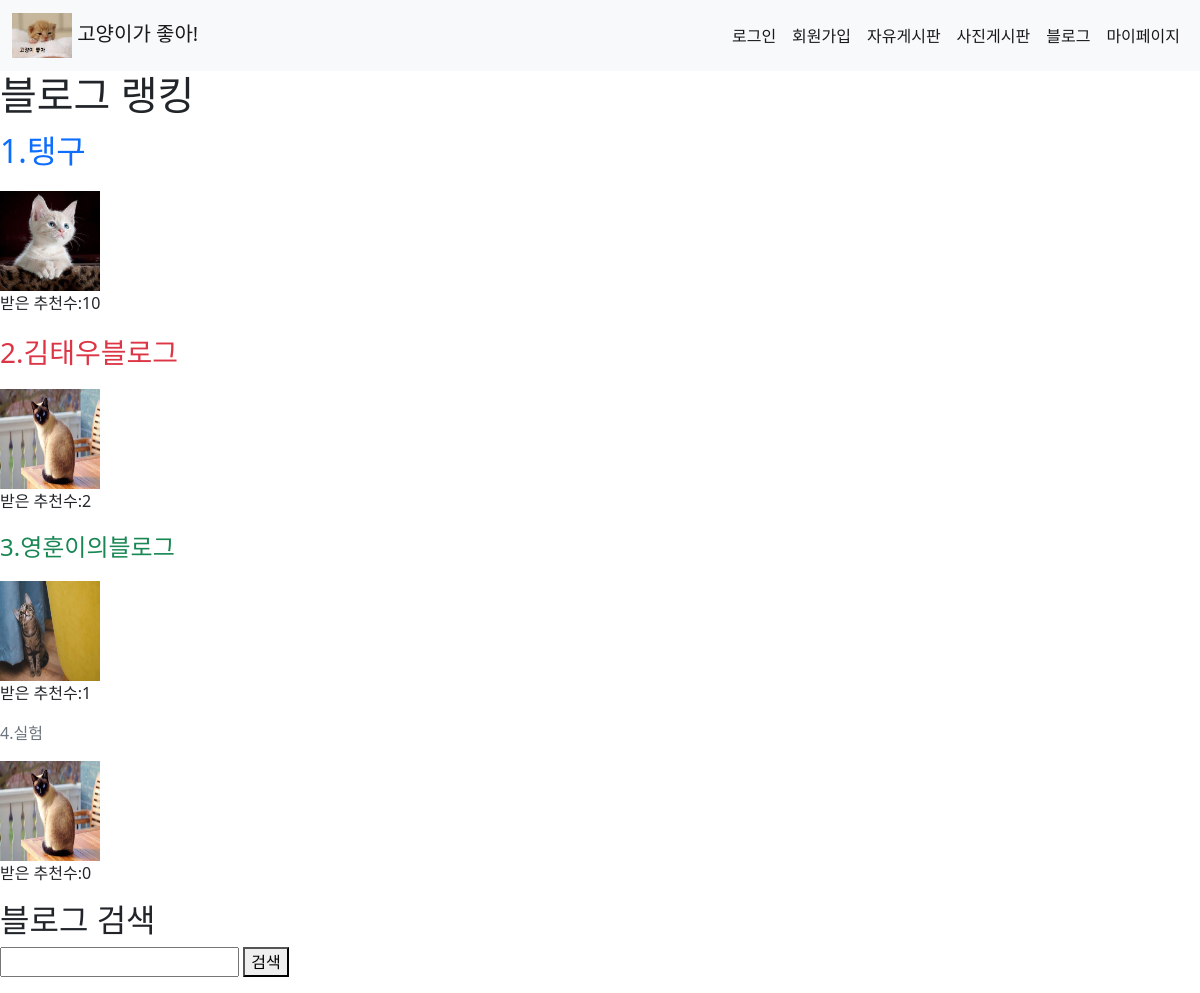
Screenshot of /blog/ with the database file from the repository.
### accounts/models.py (models this page shows)
class MyUser(AbstractUser):
    avatar = models.ImageField(blank=True)
    age = models.IntegerField(blank=True, null=True)
    univ = models.CharField(max_length=15, blank=True)
    job = models.CharField(max_length=20, blank=True)
    blog = models.OneToOneField(MyBlog, on_delete=models.CASCADE, null=True)
    job_group_choices = (('경영,사무,금융,보험직', '경영,사무,금융,보험직')
                         , ('연구,공학,기술직', '연구,공학,기술직')
                         , ('교육,법률,사회복지,경찰,소방직 및 군인', '교육,법률,사회복지,경찰,소방직 및 군인')
                         , ('보건,의료직', '보건,의료직')
                         , ('예술,디자인,방송,스포츠직', '예술,디자인,방송,스포츠직')
                         , ('미용,경비,청소직', '미용,경비,청소직')
                         , ('영업등', '영업,판매,운전,운송직')
                         , ('영업,판매,운전,운송직', '건설,채굴직')
                         , ('설치,정비,생산직', '설치,정비,생산직')
                         , ('농립어업직', '농립어업직')
                         , ('기타', '기타'))
    job_group = models.CharField(max_length=30, default="기타", choices=job_group_choices)
    gender_choices = (('남성', '님성'), ('여성', '여성'))
    gender = models.CharField(max_length=7, choices=gender_choices)

### myblog/models.py (models this page shows, shortened)
class MyBlog(models.Model):
    recommend = models.IntegerField(default=0)
    blog_name = models.CharField(max_length=20,default="익명의 블로그")
    blog_intro= models.TextField(default="블로그 설명을 작성해주세요")

### myblog/views.py (the view)
# urls.py: path('', views.home, name='home'),
def home(request):
    user_list = MyUser.objects.all().order_by('-blog__recommend').filter(blog__recommend__isnull=False)
    if request.user.is_authenticated:
        my_blog = request.user.blog
    else:
        my_blog = False
    return render(request, 'myblog/home.html', {'my_blog': my_blog, 'user_list': user_list})

### myblog/templates/myblog/home.html (shortened to what this page needs)
{% extends 'myblog/base.html' %}
{% block content %}
    <h1>블로그 랭킹</h1>
    {% for user in user_list %}
        {% if forloop.counter == 1 %}
            <a href="{% url 'myblog:myblog' user.username %}"><p class="fs-2 text-primary">
                1.{{ user.blog.blog_name }}</p></a>
            {% if user.avatar %}
                <img width="100px" height="100px" src="{{ user.avatar.url }}">
            {% endif %}
            <p>받은 추천수:{{ user.blog.recommend }}</p>
        {% elif forloop.counter == 2 %}
            <a href="{% url 'myblog:myblog' user.username %}"><p class="fs-3 text-danger">
                2.{{ user.blog.blog_name }}</p></a>
            {% if user.avatar %}
                <img width="100px" height="100px" src="{{ user.avatar.url }}">
            {% endif %}
            <p>받은 추천수:{{ user.blog.recommend }}</p>
        {% elif forloop.counter == 3 %}
            <a href="{% url 'myblog:myblog' user.username %}"><p class="fs-4 text-success">
                3.{{ user.blog.blog_name }}</p></a>
            {% if user.avatar %}
                <img width="100px" height="100px" src="{{ user.avatar.url }}">
            {% endif %}
            <p>받은 추천수:{{ user.blog.recommend }}</p>
        {% else %}
            <a href="{% url 'myblog:myblog' user.username %}"><p
                    class="text-secondary">{{ forloop.counter }}.{{ user.blog.blog_name }}</p></a>
            {% if user.avatar %}
                <img width="100px" height="100px" src="{{ user.avatar.url }}">
            {% endif %}
            <p>받은 추천수:{{ user.blog.recommend }}</p>
        {% endif %}
    {% endfor %}
    <h2>블로그 검색</h2>
    <form action="{% url 'myblog:blog_search' %}" method="GET">
        <input type="search" name="q">
        <button type="submit">검색</button>
    </form>
{% endblock %}

### myblog/templates/myblog/base.html (shortened to what this page needs)
{% load static %}
{% load django_bootstrap5 %}
<link rel="stylesheet" type="text/css" href="{% static 'css/bootstrap.min.css' %}">
<!DOCTYPE html>
<html lang="en">
<head>
</head>
<body>
<nav class="navbar navbar-expand-lg bg-light">
    <div class="container-fluid">
        <a class="navbar-brand" href="{% url 'community:home' %}">
            <img src="{% static 'img/home2.jpg' %}" width="60" height="45">
            고양이가 좋아!
        </a>
        <ul class="navbar-nav">
            <li class="nav-item">
                {% if user.is_authenticated %}
                    <a class="nav-link active" href="/accounts/logout">로그아웃</a>
                {% else %}
                    <a class="nav-link active" href="/accounts/login/">로그인</a>
                {% endif %}
            </li>
            {% if not user.is_authenticated %}
                <li class="nav-item">
                    <a class="nav-link active" href="/accounts/register/">회원가입</a>
                </li>
            {% endif %}
            <li class="nav-item">
                <a class="nav-link active" href="{% url 'community:free_board' %}">자유게시판</a>
            </li>
            <li class="nav-item">
                <a class="nav-link active" href="{% url 'community:picture_board' %}">사진게시판</a>
            </li>
            <li class="nav-item">
                <a class="nav-link active" href="{% url 'myblog:home' %}">블로그</a>
            </li>
            <li class="nav-item">
                <a class="nav-link active" href="{% url 'community:my_page' %}">마이페이지</a>
            </li>
        </ul>
    </div>
</nav>
{% block content %}
{% endblock %}
</body>
</html>

### myblog/templates/myblog/home.html (style rules this page uses)
a { text-decoration: none; }

### myblog/templates/myblog/base.html (style rules this page uses)
a { text-decoration: none; }

### rows the page displays
MyUser: blog.blog_name "탱구", avatar (picture), blog.recommend "10"
MyUser: blog.blog_name "김태우블로그", avatar (picture), blog.recommend "2"
MyUser: blog.blog_name "영훈이의블로그", avatar (picture), blog.recommend "1"
MyUser: blog.blog_name "실험", avatar (picture), blog.recommend "0"
